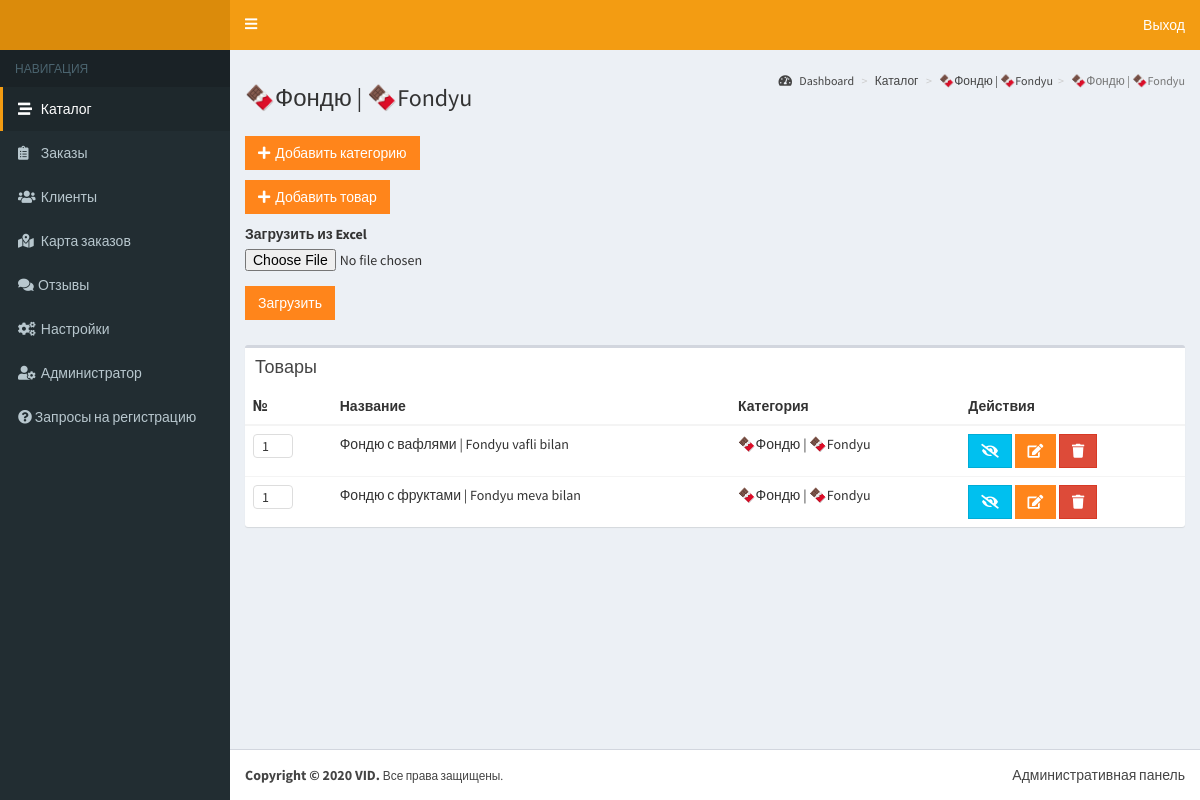
Page /catalog/3/dishes (signed in) on the committed database.
### application/core/models.py (models this page shows, shortened)
class DishCategory(db.Model, BaseNestedSets):
    __tablename__ = 'dish_categories'
    id = db.Column(db.Integer, primary_key=True)
    name = db.Column(db.String(100))
    name_uz = db.Column(db.String(100))
    number = db.Column(db.Integer, default=1)
    image_id = db.Column(db.String(150))
    image_path = db.Column(db.String(150))
    dishes = db.relationship('Dish', lazy='dynamic', backref='category')

class Dish(db.Model):
    __tablename__ = 'dishes'
    id = db.Column(db.Integer, primary_key=True)
    name = db.Column(db.String(100))
    name_uz = db.Column(db.String(100))
    image_id = db.Column(db.String(150))
    image_path = db.Column(db.String(150))
    description = db.Column(db.String(500))
    description_uz = db.Column(db.String(500))
    show_usd = db.Column(db.Boolean, default=False)
    is_hidden = db.Column(db.Boolean, default=False)
    price = db.Column(db.Float)
    number = db.Column(db.Integer, default=1)
    category_id = db.Column(db.Integer, db.ForeignKey('dish_categories.id'))

### application/admin/catalog.py (the view)
@bp.route('/catalog/<int:category_id>/dishes', methods=['GET', 'POST'])
@login_required
def category_dishes(category_id: int):
    category = dishservice.get_category_by_id(category_id)
    dishes = category.dishes.order_by(Dish.number.asc()).all()
    return render_template('admin/category_dishes.html', title='{} | {}'.format(category.name, category.name_uz),
                           area='catalog', category=category, dishes=dishes)

### application/admin/__init__.py (called while the page is built)
@bp.context_processor
def view_context_processor():
    return {
        'year': datetime.now().year
    }

### application/core/dishservice.py (called while the page is built)
def get_category_by_id(category_id) -> DishCategory:
    return DishCategory.query.get_or_404(category_id)

### application/core/models.py (called while the page is built)
@login.user_loader
def load_user(user_id):
    return UserAdmin.query.get(int(user_id))

### application/templates/admin/category_dishes.html (shortened to what this page needs)
{% extends 'layouts/admin.html' %}
{% block header %}{{ category.name }} | {{ category.name_uz }}{% endblock %}
{% block breadcrumbs %}
	<li><a href="{{ url_for('admin.catalog') }}">Каталог</a></li>
    <li><a href="{{ url_for('admin.show_category', category_id=category.id) }}">{{ category.name }} | {{ category.name_uz }}</a>
    <li class="active">{{ category.name }} | {{ category.name_uz }}</li>
{% endblock %}
{% block content %}
    <div class="row add-button">
        <div class="col-xs-4">
            <a href="{{ url_for('admin.create_category') }}" class="btn btn-flat bg-orange"><i class="fas fa-plus"></i>Добавить категорию</a>
        </div>
    </div>
    <div class="row add-button">
        <div class="col-xs-4">
            <a href="{{ url_for('admin.create_dish') }}" class="btn btn-flat bg-orange"><i class="fas fa-plus"></i>Добавить товар</a>
        </div>
    </div>
    <div class="row add-button">
        <div class="col-xs-4">
            <form action="{{ url_for('admin.parse_excel') }}" method="post" enctype="multipart/form-data">
                <div class="form-group">
                    <label for="file">Загрузить из Excel</label>
                    <input type="file" name="file" id="file">
                </div>
                <div class="form-group">
                    <input type="submit" value="Загрузить" class="btn btn-flat bg-orange">
                </div>
            </form>
        </div>
    </div>
    <div class="row">
        <div class="col-xs-12">
            <div class="box">
                <div class="box-header">
                    <h3 class="box-title">Товары</h3>
                </div>
                <div class="box-body table-responsive no-padding">
                    <table class="table table-hover">
                        <thead>
                            <tr>
                                <th>№</th>
                                <th>Название</th>
                                <th>Категория</th>
                                <th>Действия</th>
                            </tr>
                        </thead>
                        <tbody>
                            {% for dish in dishes %}
                                <tr>
                                    <td>
                                        <input type="number" class="number-counter" min="1" value="{{ dish.number }}" data-api-url="{{ url_for('admin.set_dish_number', dish_id=dish.id) }}">
                                    </td>
                                    <td>
                                        {{ dish.name }} | {{ dish.name_uz }}
                                    </td>
                                    <td>
                                        {{ dish.category.name }} | {{ dish.category.name_uz }}
                                    </td>
                                    <td>
                                        <a href="{{ url_for('admin.toggle_hide_dish', dish_id=dish.id) }}" class="btn btn-flat btn-info" data-toggle="tooltip" data-placement="top" title="{% if dish.is_hidden %}Показать{% else %}Скрыть{% endif %}">
                                            {% if dish.is_hidden %}
                                                <i class="fas fa-eye"></i>
                                            {% else %}
                                                <i class="fas fa-eye-slash"></i>
                                            {% endif %}
                                        </a>
                                        <a href="{{ url_for('admin.dish', dish_id=dish.id) }}" class="btn btn-flat bg-orange"><i class="fas fa-edit"></i></a>
                                        <a href="{{ url_for('admin.remove_dish', dish_id=dish.id) }}" onclick="return confirm('Вы уверены?')" class="btn btn-danger btn-flat"><i class="fas fa-trash"></i></a>
                                    </td>
                                </tr>
                            {% endfor %}
                        </tbody>
                    </table>
                </div>
            </div>
        </div>
    </div>
{% endblock %}

### application/static/css/app.css (style rules this page uses)
.add-button .fa-plus,.form-buttons .back-button .fa-long-arrow-alt-left { padding-right:5px }
.add-button { margin-bottom:10px }
.number-counter { width:40px;text-align:center;border:1px solid #ddd;-webkit-border-radius:4px;border-radius:4px }

### rows in the picture
DishCategory: name "🍫Фондю", name_uz "🍫Fondyu"
Dish: number "1", name "Фондю с вафлями", name_uz "Fondyu vafli bilan", category.name "🍫Фондю", category.name_uz "🍫Fondyu", is_hidden False (drawn)
Dish: number "1", name "Фондю с фруктами", name_uz "Fondyu meva bilan", category.name "🍫Фондю", category.name_uz "🍫Fondyu", is_hidden False (drawn)
